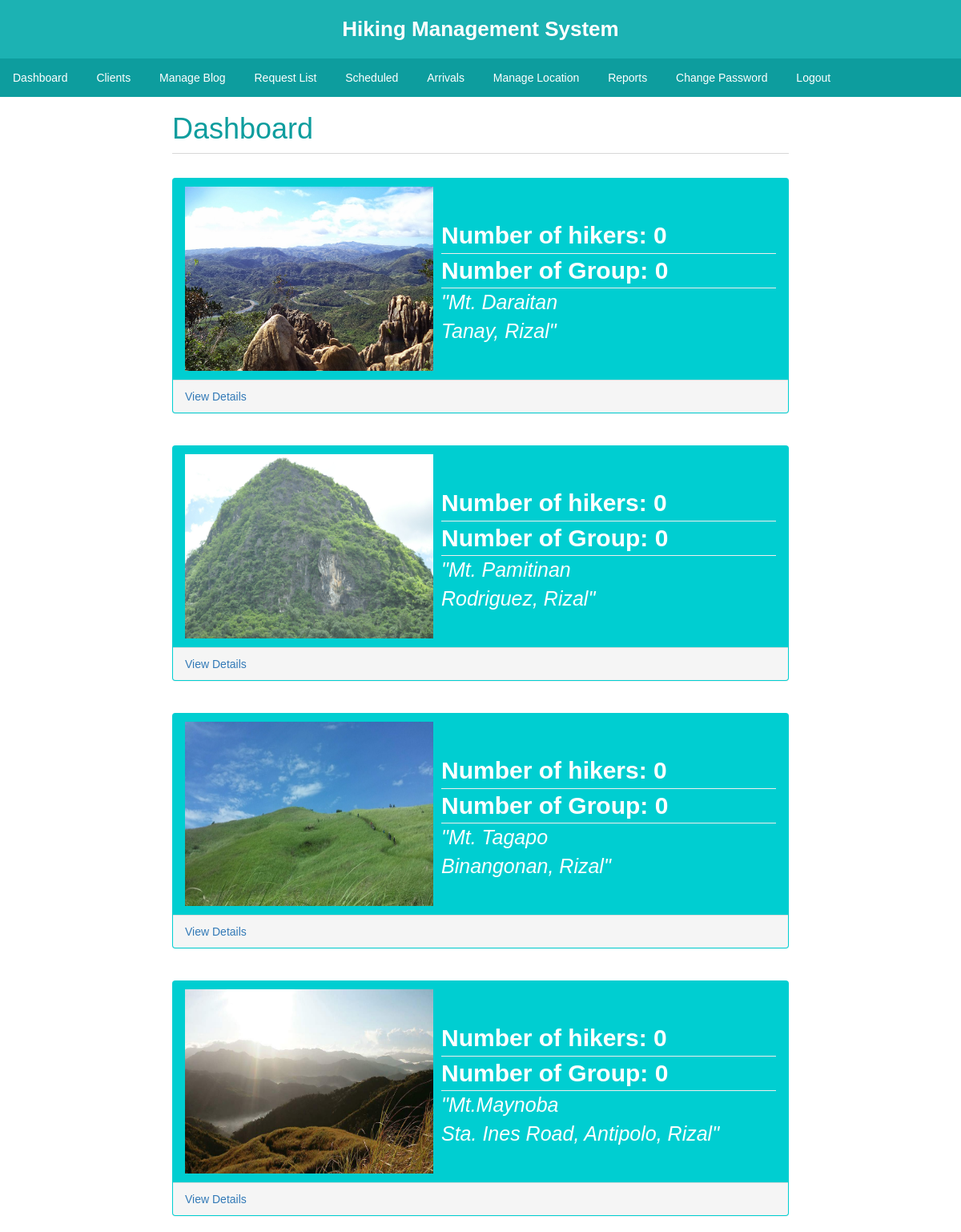
Screenshot of /dashboard.php (signed in) with the database file from the repository.
### tables this page shows
CREATE TABLE IF NOT EXISTS `setspot` (
`id` int(10) NOT NULL,
  `mountain_name` varchar(50) NOT NULL,
  `address` varchar(100) NOT NULL,
  `level` int(10) NOT NULL,
  `altitude` float NOT NULL,
  `requirements` varchar(500) NOT NULL,
  `photo` blob NOT NULL,
  `description` varchar(2000) NOT NULL,
  `slot` int(100) NOT NULL,
  `map` text NOT NULL,
  `equipment` varchar(1000) NOT NULL,
  `direction` varchar(2000) NOT NULL
);

### dashboard.php (the view, shortened to what this page needs)
<?php
	include 'loggedheader.php';
	include 'connect.php';
	include 'loginchecker/adminMenu.php';
?>
 <!DOCTYPE html>
 <html>
      <head>
           <link rel="stylesheet" href="https://maxcdn.bootstrapcdn.com/bootstrap/3.3.6/css/bootstrap.min.css" />
           <link rel="stylesheet" href="https://cdn.datatables.net/1.10.12/css/dataTables.bootstrap.min.css" />
      </head>
<body>
	<div class="container" style="width: 800px;">
		<h1 style="color: #0d9d9e;">Dashboard</h1>
		<?php
		$query = "SELECT * FROM setspot";
		$result = mysqli_query($con,$query);
		if($result){
		while($row = mysqli_fetch_array($result)){
			$mountain=$row['mountain_name'];
			$mountain_pic=$row['photo'];
			$mountain_address=$row['address'];
			$setspot_id=$row['id'];
			?>
						<br>
		<div class="row">
			<div class="col-sm-12 col-md-12 col-lg-12">
                    <div class="panel " style="background-color: DarkTurquoise;">
                        <div class="panel-heading">
                            <div class="row">
                                <div class="col-xs-5">
                                    <img src="images/<?php echo $mountain_pic; ?>" width="310" height="230">
                                </div>
                                <div class="col-xs-7">
                                	<br><br>
                                	<div class="huge" style="font-size: 30px; color: white; font-weight: bold;">
                                    	<?php
								                                    	$select = "SELECT *,COUNT(sets) as total FROM hikerlist WHERE attendance='Present' AND sets='$setspot_id' AND finish='' AND hikerArrive=''";
									$response = mysqli_query($con,$select);
									if($response){
										while($row = mysqli_fetch_array($response)){
											echo 'Number of hikers: '. $total=$row['total'];
										}
									}
                                    	?>
                                    	<hr style="margin: 0">
                                    </div>
                                    <div class="huge" style="font-size: 30px; color: white; font-weight: bold;">
                                        <?php
                                                                        $select = "SELECT *,COUNT(done) as total FROM register WHERE done='done' AND setspot_id='$setspot_id' AND arriveStatus=''";
                                    $response = mysqli_query($con,$select);
                                    if($response){
                                        while($row = mysqli_fetch_array($response)){
                                            echo 'Number of Group: '. $total=$row['total'];
                                        }
                                    }
                                        ?>
                                        <hr style="margin: 0">
                                    </div>
                                    <div class="huge" style="font-size: 25px; color: white;">
                                    	<i>"<?php echo $mountain; ?><br><?php echo $mountain_address; ?>"</i>
                                    </div><br>
                                </div>
                            </div>
                        </div>
                        <a href="details.php?id=<?php echo $setspot_id;?>">
                            <div class="panel-footer">
                                <span class="pull-left">View Details</span>
                                <div class="clearfix"></div>
                            </div>
                        </a>
                    </div>
                </div>
		</div>
			<?php
		}
	}
		?>
	</div>
</body>
</html>

### loggedheader.php (shortened to what this page needs)
<!DOCTYPE html>
<html>
<head>
<link rel="stylesheet" type="text/css" href="css/styles.css?ver=<?php echo strtotime("now"); ?>">
</head>
<body>
	<div id="logheaderDiv">
		Hiking Management System
	</div>
</body>
</html>

### loginchecker/adminMenu.php
<div id="loginMenu">
			<ul>
				<li><a href="dashboard.php">Dashboard</a></li>
				<li><a href="clientList.php">Clients</a></li>
				<li><a href="adminBlog.php">Manage Blog</a></li>
				<li><a href="adminRequestList.php">Request List</a></li>
				<li><a href="scheduled.php">Scheduled</a></li>
				<li><a href="arrival.php">Arrivals</a></li>
				<li><a href="addedLocation.php">Manage Location</a></li>
				<li><a href="approvedReports.php">Reports</a></li>
				<li><a href="adminchangepassword.php">Change Password</a></li>
				<li><a href="logoutAdmin.php">Logout</a></li>
			</ul>
		</div>

### css/styles.css (style rules this page uses)
a { color: white; text-decoration: none; }
* { -webkit-font-smoothing: antialiased; font-family: 'Arial', sans-serif !important; margin: 0px; }
#logheaderDiv { text-align: center; background-color: #1cb2b3; color: white; font-weight: bold; font-size: 26px; padding: 18px; }
#loginMenu > ul { list-style-type: none; margin: 0; padding: 0; background-color: #0d9d9e; }
#loginMenu > ul li { display: inline-block; position: relative; }
#loginMenu > ul li a { display: block; color: white; text-align: center; padding: 14px 16px; text-decoration: none; font-size: 14px; background-color: #0d9d9e; }
body { overflow-y: scroll; }
h1 { color: #0d9d9e; margin: 14px; border-bottom: 1px solid #d8d8d8; padding-bottom: 10px; margin-top: 20px; }

### rows the page displays
setspot: photo (picture), total "0", mountain_name "Mt. Daraitan", address "Tanay, Rizal"
setspot: photo (picture), total "0", mountain_name "Mt. Pamitinan", address "Rodriguez, Rizal"
setspot: photo (picture), total "0", mountain_name "Mt. Tagapo", address "Binangonan, Rizal"
setspot: photo (picture), total "0", mountain_name "Mt.Maynoba", address "Sta. Ines Road, Antipolo, Rizal"
